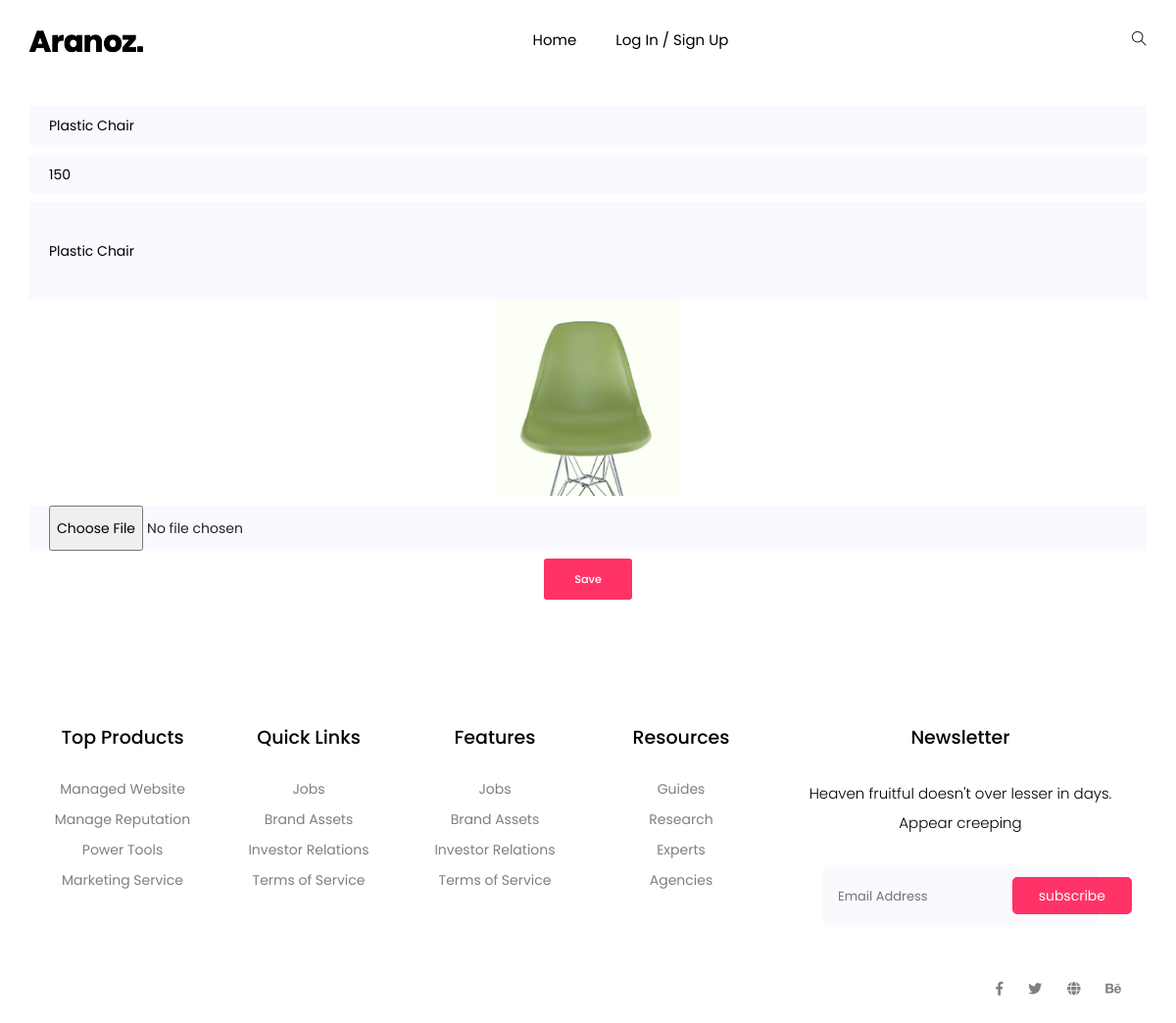
/update-product/1, run on the app's committed database.
### Uranus/models.py (models this page shows, shortened)
class Product(models.Model):
    CATEGORY_PRODUCT=(
        ('Sofa', 'Sofa'),
        ('Chair', 'Chair')
    )
    name= models.CharField(max_length=100, null=True)
    product_image= models.ImageField(upload_to='img')
    price= models.IntegerField()
    category= models.CharField(choices=CATEGORY_PRODUCT, max_length=6, null=True)
    description= models.TextField(null=True)
    date_created= models.DateTimeField(auto_now_add=True)

### Uranus/views.py (the view, shortened to what this page needs)
# urls.py: path('update-product/<id>', views.update_products, name='update-product')
def update_products(request, id):
    product = Product.objects.get(pk=id)
    return render(request, 'update-products.html', {"product":product})

### Template/update-products.html (shortened to what this page needs)
{% extends 'home.html' %}
{% block body %}
<form class="container text-center mt-5" method="POST" enctype="multipart/form-data" style="padding-top:50px;" >
    <div class="mt-10">
        <input type="text" name="name" placeholder="Name"
               onfocus="this.placeholder = ''" onblur="this.placeholder = 'First Name'" required
               class="single-input" value="{{product.name}}">
    </div>
    <div class="mt-10">
        <input type="text" name="price" placeholder="Price" onfocus="this.placeholder = ''"
               onblur="this.placeholder = 'Last Name'" required class="single-input"
               value="{{product.price}}">
    </div>
    <div class="mt-2">
        <input type="text" name="description" placeholder="Description" onfocus="this.placeholder = ''"
               onblur="this.placeholder = 'Last Name'" required class="single-input" style="height: 100px"
               value="{{product.description}}">
        <img src="{{product.product_image.url}}" height="200px">
        <div class="mt-10">
            <input type="file" name="image" id="customFile" onfocus="this.placeholder = ''"
                   onblur="this.placeholder = 'Last Name'" required class="single-input"
                   />
        </div>
        <div class="col-12 mt-2">
            <button type="submit" class="genric-btn primary radius">Save</button>
        </div>
</form>
{% endblock %}

### data on the page
Product: name "Plastic Chair", price "150", description "Plastic Chair", product_image (picture)
